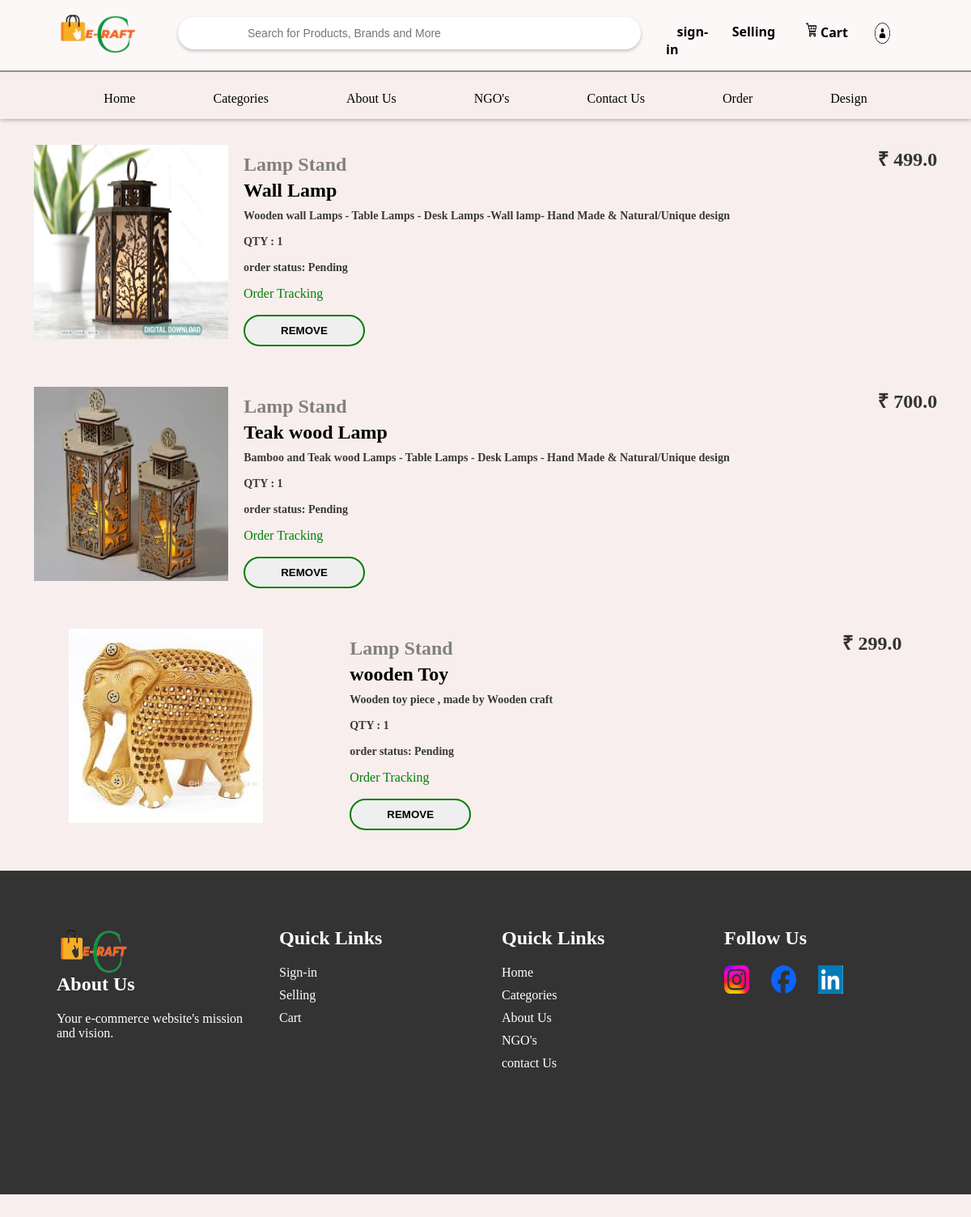
/orders/ (signed in), run on the app's committed database.
### app/models.py (models this page shows, shortened)
class OrderPlaced(models.Model):
    user =models.ForeignKey(User, on_delete=models.CASCADE)
    product =models.ForeignKey(Product, on_delete=models.CASCADE)
    quantity = models.PositiveIntegerField(default=1)
    ordered_date =models.DateTimeField(auto_now_add=True)
    status = models.CharField(max_length=50,choices=STATUS_CHOICES,default='Pending')

class Product(models.Model):
    title =models.CharField(max_length=100)
    price =models.FloatField()
    dis_price =models.FloatField()
    description =models.TextField()
    category =models.CharField(choices=CATEGORY_CHOICES, max_length=2)
    product_image =models.ImageField(upload_to='productimage')

### app/views.py (the view)
# urls.py: path('orders/', views.orders, name='orders'),
def orders(request):
  if request.user.is_authenticated:
    op =OrderPlaced.objects.filter(user=request.user)
    return render(request, 'app/orders.html',{'op':op})
  else:
    return render(request,'app/empty.html')

### app/templates/app/orders.html (shortened to what this page needs)
{% include "app/header.html" %}
{% load static %}
<!DOCTYPE html>
<html>
<link rel="stylesheet" href="{% static "app/css/card.css" %}">
<body>
     {% if op %}
     {% for op in op%}
    <div class="buy-now">
        <div class="left-page">
            <div class="pro-img">
                <img style="width: 15rem;height: 15rem;" src="{{op.product.product_image.url}}" alt="" class="img">
            </div>
            <div class="pro-details">
                <h2 class="h2">Lamp Stand </h2>
                <h2>{{op.product.title}}</h2>
                <h3>{{op.product.description}}</h3>
                <h3>QTY : 1</h3>
                <h3>order status: {{op.status}}</h3>
                <a href="/orderhistory" style="text-decoration: none; color :green;">Order Tracking</a>
                <form action="/remove1">
                    <button type="submit"  id="but" name="submit" class="btn solid">Remove</button>
                </form>
            </div>
            <div class="pro-total">
                <h3>₹ {{op.product.price}}</h3>
            </div>
        </div>
    </div>
      {% endfor %}
      {% else %}
      <img src="{% static "app/images/emptycard.jpg" %}" alt=""style="width:100%; margin-top:10px;">
      {% endif %}
    {% include "app/footer.html" %}
</body>
</html>

### app/templates/app/header.html (shortened to what this page needs)
{% load static %}
<html lang="en">
<head>
  <link rel="stylesheet" href="{% static "app/css/style.css" %}" />
</head>
<div class="main-div">
  <nav class="nav">
    <div class="logo">
      <a href="/" class="logo"><img src="{% static "app/images/logo.png" %}" alt=""></a>
    </div>
    <div class="search">
        <form method="get" action="/search">
      <input type="text"  name="search" placeholder="Search for Products, Brands and More" />
        </form>
    </div>
    <div class="collapse navbar-collapse" id="navbarSupportedContent">
      <div class="dropdown">
        <a href="/login"  class="es">sign-in
        </a>
      </div>
    </div>
    <a href="/selling" class="navlink">Selling </a>
    <a href="/show/" class="navlink">
      <img src="{% static "app/images/cartimg.png" %}" alt="" height="70%" width="15%" style="margin-left: -4rem;">
      Cart</a>
    <a href="/profile/" class="navlink"><img src="{% static "app/images/user_img-removebg-preview.png" %}" alt="" height="100%" width="75%" style="margin-left: -9rem;">
    </a>
  </nav>
  <section class="second-nav">
    <nav class="second-nav1">
      <ul>
        <li class="li"><a href="/">Home </a></li>
        <li class="li"><a href="/category"> Categories</a></li>
        <li class="li"><a href="/aboutus">About Us</a></li>
        <li class="li"><a href="/ngo">NGO's </a></li>
        <li class="li"><a href="/contactus">Contact Us </a></li>
        {% if request.user.is_authenticated %}
        <li class="li"><a href="/orders">Order</a></li>
        {% else %}
        <li class="li"><a href="/login">Order</a></li>
        {% endif %}
        <li class="li"><a href="/design">Design</a></li>
      </ul>
    </nav>
  </section>

### app/templates/app/footer.html (shortened to what this page needs)
{% load static %}
<html lang="en">
<head>
  <link rel="stylesheet" href="{% static "app/css/style.css" %}" />
</head>
<footer>
    <div class="container">
      <div class="footer-content">
        <div class="footer-section about">
          <a href="/"><img src="{% static "app/images/logo.png" %}" alt="" height="10%" width="38%"></a>
          <h2>About Us</h2>
          <p>Your e-commerce website's mission and vision.</p>
        </div>
        <div class="footer-section links">
          <h2>Quick Links</h2>
          <ul>
            <li><a href="/login">Sign-in</a></li>
            <li><a href="/selling">Selling</a></li>
            <li><a href="/show">Cart</a></li>
          </ul>
        </div>
        <div class="footer-section links">
          <h2>Quick Links</h2>
          <ul>
            <li><a href="/">Home</a></li>
            <li><a href="/category">Categories </a></li>
            <li><a href="/aboutus">About Us</a></li>
            <li><a href="/ngo">NGO's</a></li>
            <li><a href="/contactus">contact Us</a></li>
          </ul>
        </div>
        <div class="footer-section social">
          <h2>Follow Us</h2>
          <div class="social-links">
            <a href="#"> <img src="{% static "app/images/instaE-crafty-removebg-preview.png" %}" alt="" class="" height="6%" width="90%"  ></a>
            <a href="#">  <img src="{% static "app/images/facebook_e-craft-removebg-preview.png" %}" alt="" class="" height="6%" width="90%" ></a>
            <a href="#"> <img src="{% static "app/images/Linkedin.png" %}" alt="" class="" height="6%" width="90%" ></a>
          </div>
        </div>
      </div>
    </div>
  </footer>
  </body>
</html>

### app/static/app/css/style.css (style rules this page uses)
:root { --bg1-color: #f9eeee; --bg2-color: #ffeab8; --bg3-color: cadetblue; --orange-color: #f3ab00; --white-color: #ffffff; --black-color: #000; --green-color: green ; }
* { margin: 0px; padding: 0px; box-sizing: border-box; cursor: pointer; }
html body { height: 100%; width: 100%; }
body { background: var(--bg1-color); }
.nav { background-color: #fcf8f8; display: flex; text-align: center; justify-content: center; padding: 0.7rem 0; padding-left: 4rem; margin: -5px 0px; box-shadow: 0 2px 4px 10px rgba(0, 0, 0, .23); border-bottom: 7px solid rgb(147, 147, 147); }
.search { padding: 12px; padding-right: 2rem; width: 800px; margin: 15px; background-color: white; color: #2874f0; display: flex; justify-content: space-between; border-radius: 55px; box-shadow: 0 2px 4px 0 rgba(0, 0, 0, .23); }
.search input { border: none; width: 380px; outline: none; font-size: 14px; margin: 0px 8px; background-color: white; }
.es { margin: 22px 25px; padding-bottom: 7px; font-weight: bold; font-family: 'Segoe UI', Tahoma, Geneva, Verdana, sans-serif; text-decoration: none; color: var(--black-color); }
.nav .es { position: relative; }
.nav .es::after { content: ''; left: 0; top: 100%; height: 1.5px; position: absolute; background: var(--black-color); border-radius: 5px; transition: 0.9s; box-shadow: 0px 0px 2px var(--black-color); }
.dropdown { margin-top: 22px; }
.li a { position: relative; }
.li a::after { content: ''; left: 0; top: 100%; height: 1.5px; position: absolute; background: black; border-radius: 5px; transition: 0.9s; box-shadow: 0px 0px 2px rgb(8, 8, 8); }
h3 { margin: 0; color: #333; font-size: 1.5em; }
footer { background-color: #333; color: var(--white-color); padding: 50px 0; height: 50%; }
.container { max-width: 1100px; margin: auto; overflow: hidden; }
.footer-content { display: flex; flex-wrap: wrap; justify-content: space-between; }
.footer-section { flex: 1; padding: 20px; }
.footer-section h2 { margin-bottom: 20px; }
.footer-section.links ul { list-style: none; }
.footer-section.links ul li { margin-bottom: 10px; }
.footer-section.links ul li a { color: #fff; text-decoration: none; }
.social-links a { display: inline-block; margin-right: 20px; color: #fff; font-size: 24px; }

### app/static/app/css/card.css (style rules this page uses)
:root { --bg1-color: #f9eeee; --bg2-color: #ffeab8; --bg3-color: cadetblue; --orange-color: #f3ab00; --white-color: #ffffff; --black-color: #000; --green-color: rgb(4, 209, 4); }
* { margin: 0px; padding: 0px; box-sizing: border-box; cursor: pointer; }
html body { height: 100%; width: 100%; }
body { background: var(--bg1-color); }

### data on the page
OrderPlaced: product.product_image (picture), product "Wall Lamp", product.description "Wooden wall Lamps - Table Lamps - Desk Lamps -Wall lamp- Hand Made & Natural/Unique design", status "Pending", product.price "499.0"
OrderPlaced: product.product_image (picture), product "Teak wood Lamp", product.description "Bamboo and Teak wood Lamps - Table Lamps - Desk Lamps - Hand Made & Natural/Unique design", status "Pending", product.price "700.0"
OrderPlaced: product.product_image (picture), product "wooden Toy", product.description "Wooden toy piece , made by Wooden craft", status "Pending", product.price "299.0"
